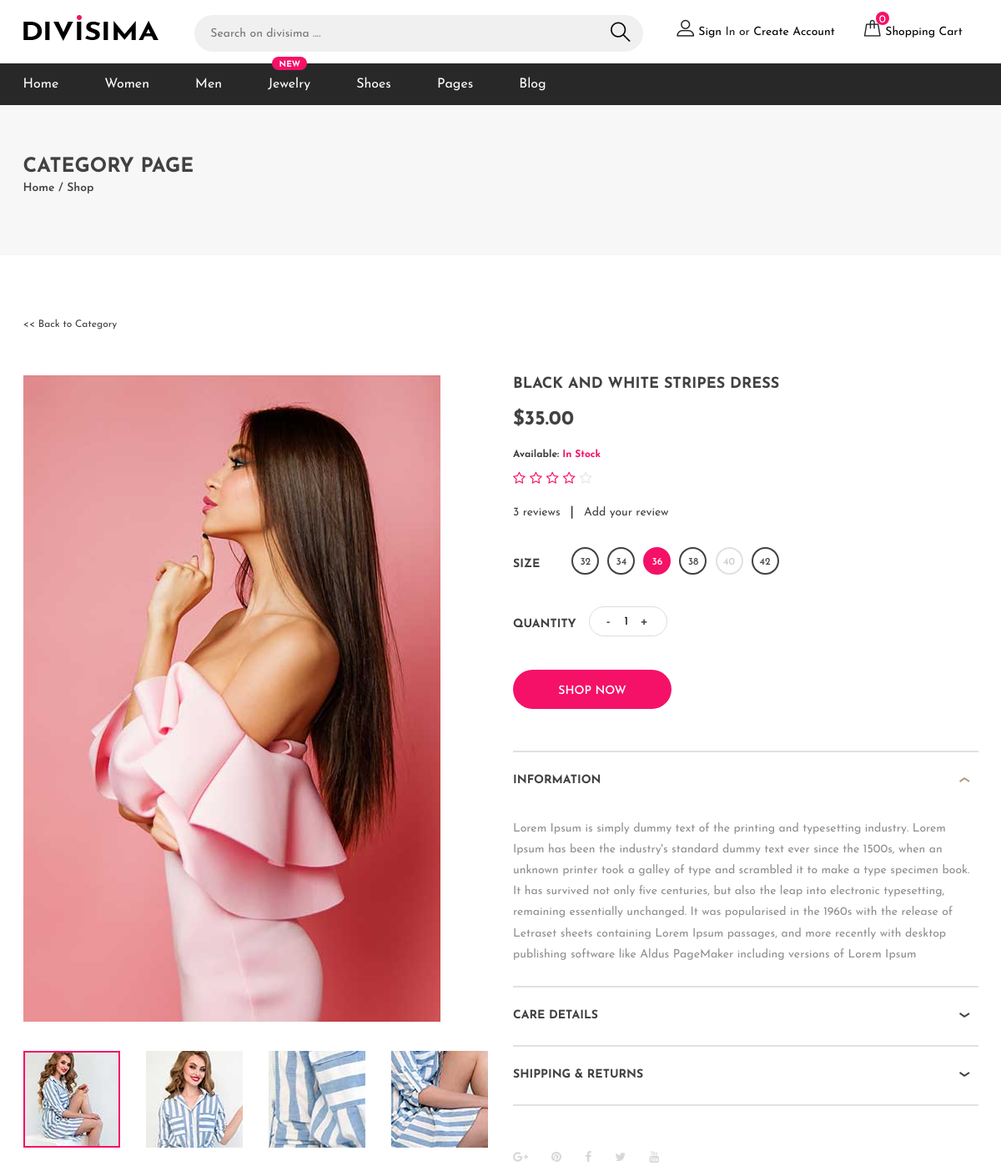
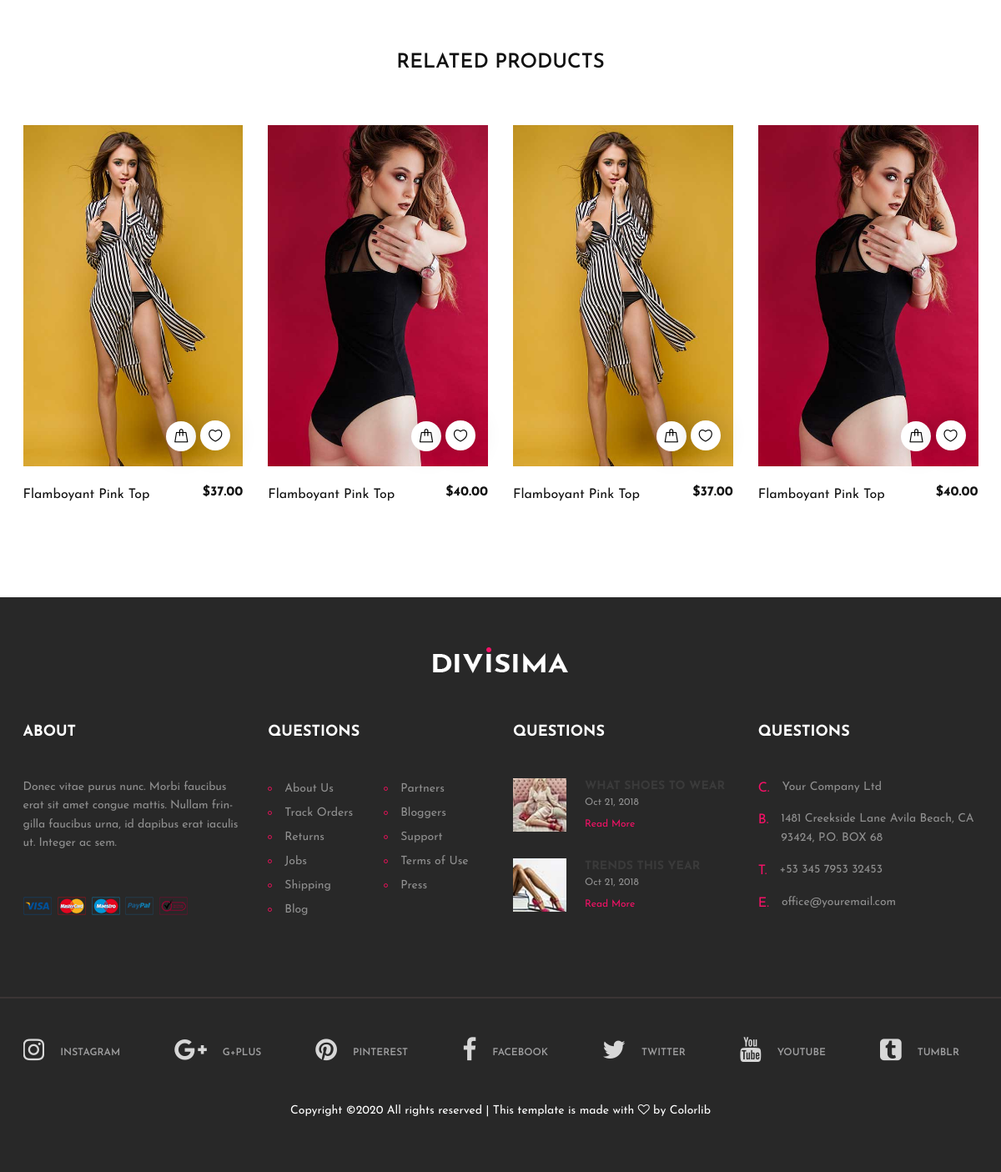
/products/1, run on the app's committed database (2 pictures, top to bottom).
### home/models.py (models this page shows, shortened)
class newProducts(models.Model):
	pro_name = models.CharField(max_length = 255, null =True)
	sub_cat_id = models.ForeignKey(newCatagory, on_delete=models.CASCADE, null=True, blank = True)
	pro_image = models.ImageField(null = True)
	pro_price = models.FloatField(null = True)
	description = models.TextField(null = True)
	status = models.SmallIntegerField(choices = statusChoice, null=True)
	created_at = models.DateTimeField(auto_now_add=False, null=True)

### home/views.py (the view)
# urls.py: path('products/<int:id>', views.products, name = 'products'),
def products(request, id):
	productbyID= newProducts.objects.get(id =id)
	nC = newCatagory.objects.get(id=productbyID.sub_cat_id.id)
	otherProducts = newProducts.objects.filter(sub_cat_id =nC.id)
	return render(request, 'home/pages/products.html', {'productbyID':productbyID, 'listpro': otherProducts})

### home/templates/home/pages/products.html (shortened to what this page needs)
{% extends 'home/base.html' %}
{% block content %}
	<div class="page-top-info">
		<div class="container">
			<h4>Category PAge</h4>
			<div class="site-pagination">
				<a href="">Home</a> /
				<a href="">Shop</a>
			</div>
		</div>
	</div>
	<section class="product-section">
		<div class="container">
			<div class="back-link">
				<a href="./category.html"> &lt;&lt; Back to Category</a>
			</div>
			<div class="row">
				<div class="col-lg-6">
					<div class="product-pic-zoom">
						<img class="product-big-img" src="/media/{{productbyID.pro_image}}" alt="">
					</div>
					<div class="product-thumbs" tabindex="1" style="overflow: hidden; outline: none;">
						<div class="product-thumbs-track">
							<div class="pt active" data-imgbigurl="/media/single-product/1.jpg"><img src="/media/single-product/thumb-1.jpg" alt=""></div>
							<div class="pt" data-imgbigurl="/media/single-product/2.jpg"><img src="/media/single-product/thumb-2.jpg" alt=""></div>
							<div class="pt" data-imgbigurl="/media/single-product/3.jpg"><img src="/media/single-product/thumb-3.jpg" alt=""></div>
							<div class="pt" data-imgbigurl="/media/single-product/4.jpg"><img src="/media/single-product/thumb-4.jpg" alt=""></div>
						</div>
					</div>
				</div>
				<div class="col-lg-6 product-details">
					<h2 class="p-title">{{productbyID.pro_name}}</h2>
					<h3 class="p-price">${{productbyID.pro_price}}0</h3>
					<h4 class="p-stock">Available: <span>In Stock</span></h4>
					<div class="p-rating">
						<i class="fa fa-star-o"></i>
						<i class="fa fa-star-o"></i>
						<i class="fa fa-star-o"></i>
						<i class="fa fa-star-o"></i>
						<i class="fa fa-star-o fa-fade"></i>
					</div>
					<div class="p-review">
						<a href="">3 reviews</a>|<a href="">Add your review</a>
					</div>
					<div class="fw-size-choose">
						<p>Size</p>
						<div class="sc-item">
							<label for="xs-size">32</label>
						</div>
						<div class="sc-item">
							<label for="s-size">34</label>
						</div>
						<div class="sc-item">
							<label for="m-size">36</label>
						</div>
						<div class="sc-item">
							<label for="l-size">38</label>
						</div>
						<div class="sc-item disable">
							<label for="xl-size">40</label>
						</div>
						<div class="sc-item">
							<label for="xxl-size">42</label>
						</div>
					</div>
					<div class="quantity">
						<p>Quantity</p>
                        <div class="pro-qty"><input type="text" value="1" id="number"></div>
                    </div>
					<a href="#" class="site-btn"  onclick="addCart({{productbyID.id }})">SHOP NOW</a>
					<div id="accordion" class="accordion-area">
						<div class="panel">
							<div class="panel-header" id="headingOne">
								<button class="panel-link active" data-toggle="collapse" data-target="#collapse1" aria-expanded="true" aria-controls="collapse1">information</button>
							</div>
							<div id="collapse1" class="collapse show" aria-labelledby="headingOne" data-parent="#accordion">
								<div class="panel-body">
									<p>{{productbyID.description}}</p>
								</div>
							</div>
						</div>
						<div class="panel">
							<div class="panel-header" id="headingTwo">
								<button class="panel-link" data-toggle="collapse" data-target="#collapse2" aria-expanded="false" aria-controls="collapse2">care details </button>
							</div>
						</div>
						<div class="panel">
							<div class="panel-header" id="headingThree">
								<button class="panel-link" data-toggle="collapse" data-target="#collapse3" aria-expanded="false" aria-controls="collapse3">shipping & Returns</button>
							</div>
						</div>
					</div>
					<div class="social-sharing">
						<a href=""><i class="fa fa-google-plus"></i></a>
						<a href=""><i class="fa fa-pinterest"></i></a>
						<a href=""><i class="fa fa-facebook"></i></a>
						<a href=""><i class="fa fa-twitter"></i></a>
						<a href=""><i class="fa fa-youtube"></i></a>
					</div>
				</div>
			</div>
		</div>
	</section>
	<section class="related-product-section">
		<div class="container">
			<div class="section-title">
				<h2>RELATED PRODUCTS</h2>
			</div>
			<div class="product-slider owl-carousel">
				{% for item in listpro %}
				{% if item.id != productbyID.id %}
				<div class="product-item">
					<div class="pi-pic">
						<img src="/media/{{item.pro_image}}" alt="">
						<div class="pi-links">
							<a href="#" class="add-card"><i class="flaticon-bag"></i><span>ADD TO CART</span></a>
							<a href="#" class="wishlist-btn"><i class="flaticon-heart"></i></a>
						</div>
					</div>
					<div class="pi-text">
						<h6>${{item.pro_price}}0</h6>
						<p>{{item.pro_name}}</p>
					</div>
				</div>
				{% endif %}
				{% endfor %}
			</div>
		</div>
	</section>
{% endblock %}

### data on the page
newProducts: pro_image (picture), pro_name "BLACK AND WHITE STRIPES DRESS", pro_price "35.0", description "Lorem Ipsum is simply dummy text of the printing and typesetting industry. Lorem Ipsum has been the industry's standard dummy text ever since the 1500s, when an unknown printer took a galley of type and scrambled it to make a type specimen book. It has survived not only five centuries, but also the leap into electronic typesetting, remaining essentially unchanged. It was popularised in the 1960s with the release of Letraset sheets containing Lorem Ipsum passages, and more recently with desktop publishing software like Aldus PageMaker including versions of Lorem Ipsum"
newProducts: pro_image (picture), pro_price "37.0", pro_name "Flamboyant Pink Top"
newProducts: pro_image (picture), pro_price "40.0", pro_name "Flamboyant Pink Top"
